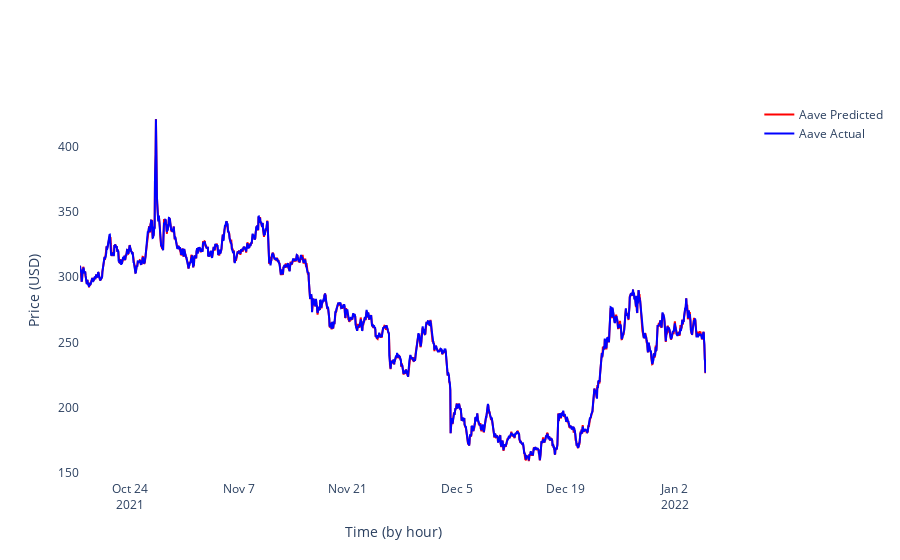

Here is the notebook cell this chart was saved with:
### Code cell
fig = make_subplots(specs=[[{"secondary_y": True}]])
fig.add_trace(go.Scatter(x=df_test.index, y=pred_prices,
                    mode='lines',
                    marker=dict(color='red'),
                    name='Aave Predicted'),
                    secondary_y=False)
fig.add_trace(go.Scatter(x=df_test.index, y=df_test.aavePriceUSD,
                    mode='lines',
                    marker=dict(color='blue'),
                    name='Aave Actual'),
                    secondary_y=False)
fig.update_layout({
'plot_bgcolor': 'rgba(255, 255, 255, 255)',
'paper_bgcolor': 'rgba(255, 255, 255, 255)',
})
fig.update_xaxes(title="Time (by hour)")
fig.update_yaxes(title="Price (USD)")

### Figure 1 — Plotly figure (JSON) as saved in the notebook; plotly's stock layout.template omitted (floating-point values rounded to 4 significant figures; data arrays with more than 128 entries replaced by an {"elided": "..."} marker saying what was removed)
{"data": [{"marker": {"color": "red"}, "mode": "lines", "name": "Aave Predicted", "type": "scatter", "x": {"elided": "1930 str values"}, "xaxis": "x", "y": {"elided": "1929 float values"}, "yaxis": "y"}, {"marker": {"color": "blue"}, "mode": "lines", "name": "Aave Actual", "type": "scatter", "x": {"elided": "1930 str values"}, "xaxis": "x", "y": {"elided": "1930 float values"}, "yaxis": "y"}], "layout": {"paper_bgcolor": "rgba(255, 255, 255, 255)", "plot_bgcolor": "rgba(255, 255, 255, 255)", "xaxis": {"anchor": "y", "domain": [0, 0.94], "title": {"text": "Time (by hour)"}}, "yaxis": {"anchor": "x", "domain": [0, 1], "title": {"text": "Price (USD)"}}, "yaxis2": {"anchor": "x", "overlaying": "y", "side": "right", "title": {"text": "Price (USD)"}}}}
